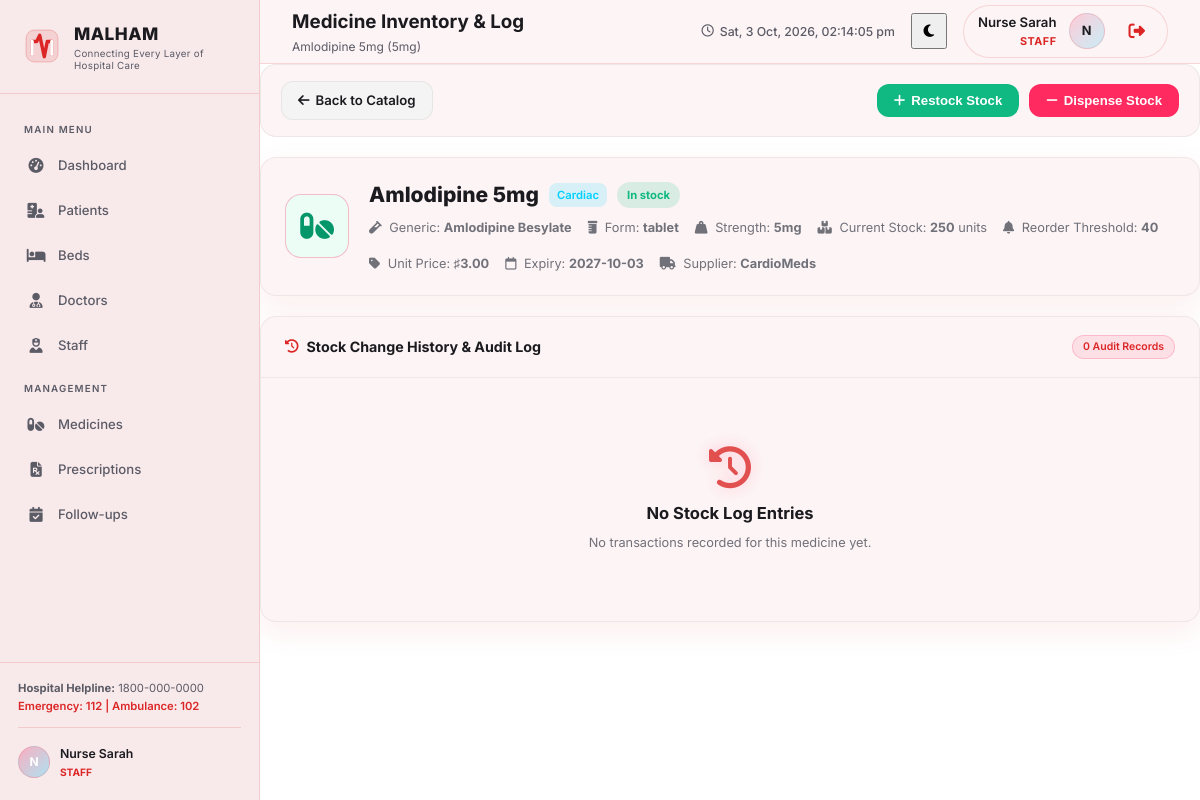
The page /medicines/23 (signed in) on the database its author committed.
### tables this page shows
CREATE TABLE users (
            id            INTEGER PRIMARY KEY AUTOINCREMENT,
            username      TEXT UNIQUE NOT NULL,
            password_hash TEXT NOT NULL,
            role          TEXT NOT NULL,              -- head_doctor / doctor / staff / patient
            display_name  TEXT NOT NULL,
            doctor_id     INTEGER,
            patient_id    INTEGER,
            staff_id      INTEGER,
            created_at    TEXT DEFAULT (datetime('now')),
            FOREIGN KEY (doctor_id)  REFERENCES doctors(id),
            FOREIGN KEY (patient_id) REFERENCES patients(id),
            FOREIGN KEY (staff_id)   REFERENCES staff_members(id)
        );

CREATE TABLE medicines (
            id          INTEGER PRIMARY KEY AUTOINCREMENT,
            name        TEXT NOT NULL,
            category    TEXT,
            quantity    INTEGER DEFAULT 0,
            unit        TEXT DEFAULT 'tablets',
            expiry_date TEXT,
            supplier    TEXT,
            price       REAL DEFAULT 0.0,
            status      TEXT DEFAULT 'in-stock', -- in-stock / low-stock / out-of-stock
            created_at  TEXT DEFAULT (datetime('now'))
        , generic_name TEXT, form TEXT DEFAULT 'tablet', strength TEXT, reorder_level INTEGER DEFAULT 20, unit_price REAL DEFAULT 0.0, last_updated TEXT);

### app.py (the view)
@app.route("/medicines/<int:med_id>")
@role_required('head_doctor', 'doctor', 'staff')
def medicine_detail(med_id):
    medicine = query_db("SELECT * FROM medicines WHERE id=?", (med_id,), one=True)
    if not medicine:
        return redirect(url_for("medicines"))
    logs = query_db("SELECT * FROM stock_log WHERE medicine_id=? ORDER BY logged_on DESC, id DESC", (med_id,))
    today_date = datetime.now().strftime("%Y-%m-%d")
    return render_template("medicine_detail.html", medicine=medicine, logs=logs, today_date=today_date)

### app.py (called while the page is built)
def get_current_user():
    user_id = session.get("user_id")
    if not user_id:
        return None
    conn = get_db_connection()
    user = conn.execute("SELECT * FROM users WHERE id = ?", (user_id,)).fetchone()
    conn.close()
    return user

@app.before_request
def require_login():
    endpoint = request.endpoint
    if endpoint in ('login', 'static') or (request.path and request.path.startswith('/static')):
        return None
    if 'user_id' not in session:
        return redirect(url_for('login'))
    g.user = get_current_user()
    if not g.user:
        session.clear()
        return redirect(url_for('login'))

@app.context_processor
def inject_globals():
    return dict(
        current_user=getattr(g, 'user', None),
        attendance_demo_mode=ATTENDANCE_DEMO_MODE
    )

def role_required(*roles):
    def decorator(f):
        @wraps(f)
        def decorated_function(*args, **kwargs):
            if not hasattr(g, 'user') or not g.user:
                return redirect(url_for('login'))
            if g.user['role'] not in roles:
                return render_template('403.html'), 403
            return f(*args, **kwargs)
        return decorated_function
    return decorator

def query_db(sql, args=(), one=False):
    conn = get_db_connection()
    rows = conn.execute(sql, args).fetchall()
    conn.close()
    result = [dict(row) for row in rows]
    return result[0] if one and result else result

### database.py (called while the page is built)
def get_db_connection():
    conn = sqlite3.connect(DATABASE)
    conn.row_factory = sqlite3.Row  # allows dict-like access to rows
    return conn

### templates/medicine_detail.html (shortened to what this page needs)
{% extends "base.html" %}
{% block page_title %}Medicine Inventory & Log{% endblock %}
{% block page_subtitle %}{{ medicine.name }} ({{ medicine.strength or 'Standard' }}){% endblock %}
{% block content %}
<div class="medicine-detail-container">
    <div class="header-actions-bar">
        <a href="{{ url_for('medicines') }}" class="btn btn-secondary">
            <i class="fa-solid fa-arrow-left"></i> Back to Catalog
        </a>
        <div class="actions-buttons">
            <button class="btn btn-success" onclick="openModal('detailRestockModal')">
                <i class="fa-solid fa-plus"></i> Restock Stock
            </button>
            <button class="btn btn-danger" {% if medicine.quantity == 0 %}disabled style="opacity:0.5;cursor:not-allowed;"{% endif %} onclick="openModal('detailDispenseModal')">
                <i class="fa-solid fa-minus"></i> Dispense Stock
            </button>
        </div>
    </div>
    <div class="card animate-in">
        <div class="card-body">
            <div class="profile-header-flex">
                <div class="profile-avatar text-emerald-600 bg-emerald-50">
                    <i class="fa-solid fa-pills"></i>
                </div>
                <div class="profile-main-info">
                    <div class="flex-align-center gap-10">
                        <h2>{{ medicine.name }}</h2>
                        <span class="badge-cat">{{ medicine.category or 'General' }}</span>
                        <span class="badge-med-status status-{{ medicine.status }}">
                            {{ medicine.status|replace('-', ' ')|capitalize }}
                        </span>
                    </div>
                    <div class="profile-meta-row mt-6">
                        <span><i class="fa-solid fa-vial"></i> Generic: <strong>{{ medicine.generic_name or '—' }}</strong></span>
                        <span><i class="fa-solid fa-prescription-bottle"></i> Form: <strong class="text-capitalize">{{ medicine.form or 'tablet' }}</strong></span>
                        <span><i class="fa-solid fa-weight-hanging"></i> Strength: <strong>{{ medicine.strength or 'N/A' }}</strong></span>
                        <span><i class="fa-solid fa-boxes-stacked"></i> Current Stock: <strong class="text-lg text-blue-600">{{ medicine.quantity }}</strong> units</span>
                        <span><i class="fa-solid fa-bell"></i> Reorder Threshold: <strong>{{ medicine.reorder_level or 20 }}</strong></span>
                        <span><i class="fa-solid fa-tag"></i> Unit Price: <strong>&sharp;{{ "%.2f"|format(medicine.unit_price or 0.0) }}</strong></span>
                        <span><i class="fa-regular fa-calendar"></i> Expiry: <strong>{{ medicine.expiry_date or 'N/A' }}</strong></span>
                        <span><i class="fa-solid fa-truck"></i> Supplier: <strong>{{ medicine.supplier or 'Standard Supplier' }}</strong></span>
                    </div>
                </div>
            </div>
        </div>
    </div>
    <div class="card animate-in">
        <div class="card-header flex-between">
            <h3><i class="fa-solid fa-history"></i> Stock Change History & Audit Log</h3>
            <span class="card-badge">{{ logs|length }} Audit Records</span>
        </div>
        <div class="card-body p-0">
            {% if logs %}
            <table class="data-table">
                <thead>
                    <tr>
                        <th>Date & Time</th>
                        <th>Action / Change Type</th>
                        <th>Quantity Change</th>
                        <th>Staff / Transaction Notes</th>
                    </tr>
                </thead>
                <tbody>
                    {% for l in logs %}
                    <tr>
                        <td class="text-xs font-semibold">{{ l.logged_on }}</td>
                        <td>
                            <span class="badge-stock-log log-type-{{ l.change_type }}">
                                {% if l.change_type == 'restock' %}
                                <i class="fa-solid fa-arrow-down-long"></i> Restock
                                {% elif l.change_type == 'dispense' %}
                                <i class="fa-solid fa-arrow-up-long"></i> Dispense
                                {% else %}
                                <i class="fa-solid fa-sliders"></i> Adjustment
                                {% endif %}
                            </span>
                        </td>
                        <td class="font-bold {% if l.quantity_change > 0 %}text-emerald-600{% else %}text-rose-600{% endif %}">
                            {% if l.quantity_change > 0 %}+{% endif %}{{ l.quantity_change }} units
                        </td>
                        <td class="text-sm text-gray-700">{{ l.note or '—' }}</td>
                    </tr>
                    {% endfor %}
                </tbody>
            </table>
            {% else %}
            <div class="empty-state">
                <i class="fa-solid fa-history"></i>
                <h3>No Stock Log Entries</h3>
                <p>No transactions recorded for this medicine yet.</p>
            </div>
            {% endif %}
        </div>
    </div>
</div>
{% endblock %}

### templates/base.html (shortened to what this page needs)
<!DOCTYPE html>
<html lang="en">
<head>
    <link rel="stylesheet" href="https://cdnjs.cloudflare.com/ajax/libs/font-awesome/6.5.1/css/all.min.css">
    <link rel="stylesheet" href="{{ url_for('static', filename='css/style.css') }}?v=6">
</head>
<body>
    <div class="app-wrapper">
        <aside class="sidebar" id="sidebar">
            <div class="sidebar-brand">
                <div class="brand-icon" style="background: none; border: none; padding: 0; box-shadow: none;">
                </div>
                <div class="brand-text">
                    <span class="brand-name">MALHAM</span>
                    <span class="brand-tagline">Connecting Every Layer of Hospital Care</span>
                </div>
            </div>
            <nav class="sidebar-nav">
                <div class="nav-section-label">Main Menu</div>
                {% if current_user and current_user.role == 'patient' %}
                    {% if current_user.patient_id %}
                    <a href="/patients/{{ current_user.patient_id }}" class="nav-link {% if request.path.startswith('/patients/') %}active{% endif %}">
                        <i class="fa-solid fa-hospital-user"></i>
                        <span>My Profile</span>
                    </a>
                    {% endif %}
                {% else %}
                    <a href="/" class="nav-link {% if request.path == '/' %}active{% endif %}">
                        <i class="fa-solid fa-gauge-high"></i>
                        <span>Dashboard</span>
                    </a>
                    <a href="/patients" class="nav-link {% if request.path.startswith('/patients') %}active{% endif %}">
                        <i class="fa-solid fa-hospital-user"></i>
                        <span>Patients</span>
                    </a>
                    <a href="/beds" class="nav-link {% if request.path == '/beds' %}active{% endif %}">
                        <i class="fa-solid fa-bed"></i>
                        <span>Beds</span>
                    </a>
                    <a href="/doctors" class="nav-link {% if request.path == '/doctors' %}active{% endif %}">
                        <i class="fa-solid fa-user-doctor"></i>
                        <span>Doctors</span>
                    </a>
                    <a href="/staff" class="nav-link {% if request.path == '/staff' %}active{% endif %}">
                        <i class="fa-solid fa-user-nurse"></i>
                        <span>Staff</span>
                    </a>
                    <div class="nav-section-label">Management</div>
                    <a href="/medicines" class="nav-link {% if request.path == '/medicines' %}active{% endif %}">
                        <i class="fa-solid fa-pills"></i>
                        <span>Medicines</span>
                    </a>
                    <a href="/prescriptions" class="nav-link {% if request.path == '/prescriptions' %}active{% endif %}">
                        <i class="fa-solid fa-file-prescription"></i>
                        <span>Prescriptions</span>
                    </a>
                    <a href="/followups" class="nav-link {% if request.path.startswith('/followups') %}active{% endif %}">
                        <i class="fa-solid fa-calendar-check"></i>
                        <span>Follow-ups</span>
                    </a>
                {% endif %}
            </nav>
            <div class="sidebar-footer">
                {% if current_user %}
                    {% if current_user.role != 'patient' %}
                    <div style="font-size: 0.75rem; color: var(--theme-text-muted); margin-bottom: 12px; border-bottom: 1px solid var(--theme-border); padding-bottom: 12px;">
                        <strong>Hospital Helpline:</strong> 1800-000-0000<br>
                        <span style="color: var(--theme-primary); font-weight: 600;">Emergency: 112 | Ambulance: 102</span>
                    </div>
                    {% endif %}
                <div class="sidebar-user-block" style="display:flex; align-items:center; gap:10px; padding:4px 0;">
                    <div class="header-avatar" style="width:32px; height:32px; font-size:0.8rem; background: linear-gradient(135deg, rgba(255,42,95,0.3), rgba(0,210,255,0.3)); border: 1px solid var(--border-color);">
                        {{ current_user.display_name[0]|upper }}
                    </div>
                    <div style="flex:1; overflow:hidden;">
                        <div style="font-size:0.82rem; font-weight:600; color:var(--text-main); white-space:nowrap; overflow:hidden; text-overflow:ellipsis;">{{ current_user.display_name }}</div>
                        <div style="font-size:0.68rem; font-weight:700; text-transform:uppercase; color: var(--theme-primary);">
                            {{ current_user.role|replace('_', ' ')|title }}
                        </div>
                    </div>
                </div>
                {% else %}
                <p><span class="status-dot"></span> System Online — RBAC ACTIVE</p>
                {% endif %}
            </div>
        </aside>
        <main class="main-content">
            <header class="top-header">
                <div class="header-left">
                    <div>
                        <div class="page-title">{% block page_title %}Dashboard{% endblock %}</div>
                        <div class="page-subtitle">{% block page_subtitle %}Hospital overview & analytics{% endblock %}</div>
                    </div>
                </div>
                <div class="header-right">
                    <div class="header-time">
                        <i class="fa-regular fa-clock"></i>
                        <span id="header-clock">Loading...</span>
                    </div>
                    <button type="button" class="theme-toggle-btn" id="header-theme-toggle" aria-label="Toggle Light/Dark Theme" title="Toggle Light/Dark Theme" style="width: 36px; height: 36px; font-size: 0.95rem;">
                        <i class="fa-solid fa-moon icon-moon"></i>
                    </button>
                    {% if current_user %}
                    <div class="user-profile-badge" style="display: flex; align-items: center; gap: 12px; background: var(--bg-card); border: 1px solid var(--border-color); padding: 6px 14px; border-radius: 30px;">
                        <div style="display: flex; flex-direction: column; text-align: right;">
                            <span style="font-weight: 600; font-size: 0.88rem; color: var(--text-main);">{{ current_user.display_name }}</span>
                            <span style="font-size: 0.72rem; font-weight: 700; text-transform: uppercase; letter-spacing: 0.5px; color: var(--theme-primary);">
                                {{ current_user.role|replace('_', ' ')|title }}
                            </span>
                        </div>
                        <div class="header-avatar" style="background: linear-gradient(135deg, rgba(255,42,95,0.2), rgba(0,210,255,0.2)); border: 1px solid var(--border-color); font-weight: 700; color: var(--text-main);">
                            {{ current_user.display_name[0]|upper }}
                        </div>
                        <a href="{{ url_for('logout') }}" class="btn-logout" title="Logout" style="color: var(--primary-500); font-size: 1.1rem; margin-left: 4px; text-decoration: none; padding: 4px 8px; border-radius: 6px; transition: background 0.2s;" onmouseover="this.style.background='rgba(255,69,58,0.15)'" onmouseout="this.style.background='transparent'">
                            <i class="fa-solid fa-right-from-bracket"></i>
                        </a>
                    </div>
                    {% else %}
                    <div class="header-avatar" title="Guest">G</div>
                    {% endif %}
                </div>
            </header>
            {% block content %}{% endblock %}
        </main>
    </div>
</body>
</html>

### rows shown on the page
users: display_name "N", display_name "Nurse Sarah", role "STAFF"
medicines: name "Amlodipine 5mg", strength "5mg", category "Cardiac", status "In stock", generic_name "Amlodipine Besylate", form "tablet", quantity "250", reorder_level "40", unit_price "3.00", expiry_date "2027-10-03", supplier "CardioMeds"

### other values the page prints
{{ logs|length }} "0"
